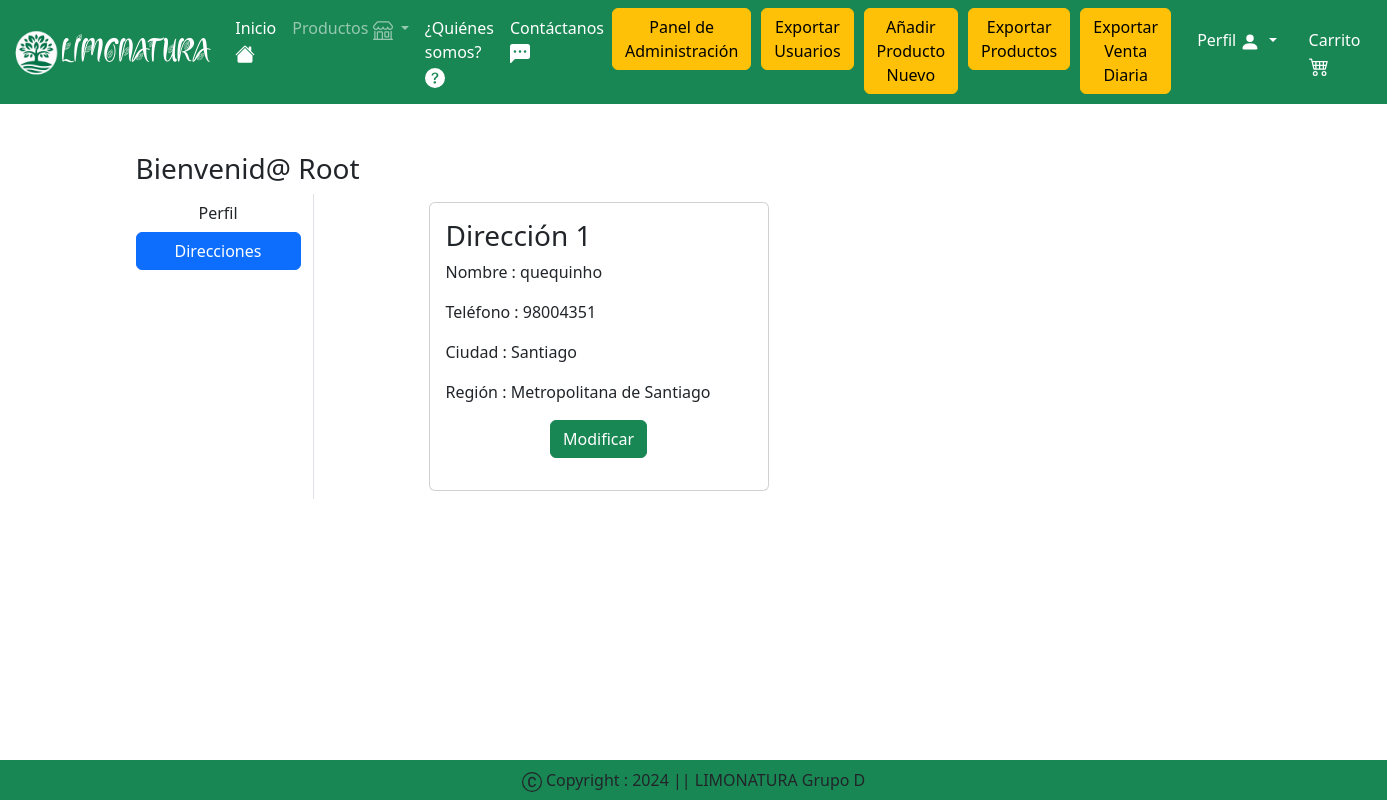
The page /address/ (signed in) on the database its author committed.
### miapp/models.py (models this page shows, shortened)
class Cliente(models.Model):
    user = models.ForeignKey(User, on_delete=models.CASCADE)
    nombre = models.CharField(max_length=60)
    apellido = models.CharField(max_length=60)
    telefono = models.IntegerField(default=0)
    email = models.EmailField(max_length=100)
    direccion = models.CharField(max_length=60)
    ciudad = models.CharField(max_length=30)
    region = models.CharField(choices=REGION_CHOICES, max_length=100)

### miapp/views.py (the view)
# urls.py: path('address/', views.address, name="address"),
def address(request):
    add = Cliente.objects.filter(user=request.user)
    totalitem = 0
    if request.user.is_authenticated:
        totalitem = len(Carrito.objects.filter(user=request.user))
    return render(request, 'app/address.html', locals())

### miapp/templatetags/custom_tags.py (called while the page is built)
@register.filter(name='has_group')
def has_group(user, group_name):
    return Group.objects.filter(name=group_name, user=user).exists()

### miapp/templates/app/address.html (shortened to what this page needs)
{% extends 'app/base.html' %}
{% load static %}
{% block main-content %}
    <div class="container my-5">
        <div class="row">
            <h3>Bienvenid@ <span class="text-capitalize">{{request.user}}</span></h3>
            <div class="col-sm-2 border-end">
                <ul class="list-unstyled">
                    <li class="d-grid"><a href="{% url 'profile' %}" class="btn">Perfil</a></li>
                    <li class="d-grid"><a href="{% url 'address' %}" class="btn btn-primary">Direcciones</a></li>
                </ul>
            </div>
            <div class="col-sm-8 offset-sm-1">
                <div class="row">
                    {% for ad in add %}
                        <div class="col-sm-6">
                            <div class="card m-2">
                                <div class="card-body">
                                    <h3>Dirección {{forloop.counter}}</h3>
                                    <p>Nombre : {{ad.nombre}}</p>
                                    <p>Teléfono : {{ad.telefono}}</p>
                                    <p>Ciudad : {{ad.ciudad}}</p>
                                    <p>Región : {{ad.region}}</p>
                                    <p class="text-center"><a href="{% url 'updateAddress' pk=ad.id %}" type="button" class="btn btn-success">Modificar</a></p>
                                </div>
                            </div>
                        </div>
                    {% endfor %}
                </div>
            </div>
{% endblock main-content %}

### rows shown on the page
Cliente: nombre "quequinho", telefono "98004351", ciudad "Santiago", region "Metropolitana de Santiago"

### other values the page prints
{{ request.user }} "Root"
